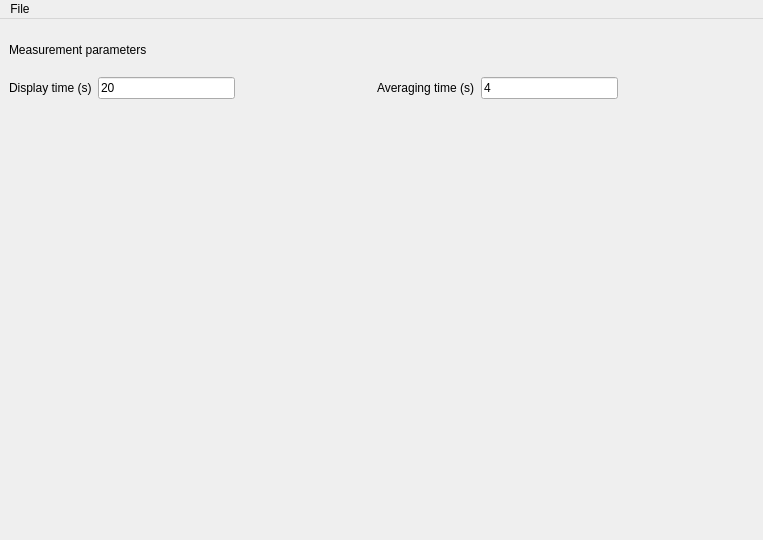
<?xml version="1.0" encoding="UTF-8"?>
<ui version="4.0">
 <class>MplMainWindow</class>
 <widget class="QMainWindow" name="MplMainWindow">
  <property name="geometry">
   <rect>
    <x>0</x>
    <y>0</y>
    <width>763</width>
    <height>540</height>
   </rect>
  </property>
  <property name="sizePolicy">
   <sizepolicy hsizetype="Fixed" vsizetype="Preferred">
    <horstretch>0</horstretch>
    <verstretch>0</verstretch>
   </sizepolicy>
  </property>
  <property name="windowTitle">
   <string>The Wonderful EX400 interface</string>
  </property>
  <widget class="QWidget" name="centralwidget">
   <layout class="QHBoxLayout" name="horizontalLayout_2">
    <item>
     <layout class="QVBoxLayout" name="verticalLayout_2" stretch="1,1,10">
      <item>
       <widget class="QLabel" name="label_5">
        <property name="baseSize">
         <size>
          <width>0</width>
          <height>100</height>
         </size>
        </property>
        <property name="text">
         <string>Measurement parameters</string>
        </property>
       </widget>
      </item>
      <item>
       <layout class="QHBoxLayout" name="horizontalLayout_3">
        <item>
         <widget class="QLabel" name="label">
          <property name="text">
           <string>Display time (s)</string>
          </property>
         </widget>
        </item>
        <item>
         <widget class="QLineEdit" name="lineEdit_displayTime">
          <property name="text">
           <string>20</string>
          </property>
         </widget>
        </item>
        <item>
         <spacer name="horizontalSpacer_2">
          <property name="orientation">
           <enum>Qt::Horizontal</enum>
          </property>
          <property name="sizeHint" stdset="0">
           <size>
            <width>40</width>
            <height>20</height>
           </size>
          </property>
         </spacer>
        </item>
        <item>
         <widget class="QLabel" name="label_7">
          <property name="text">
           <string>Averaging time (s)</string>
          </property>
         </widget>
        </item>
        <item>
         <widget class="QLineEdit" name="lineEdit_AveragingTime">
          <property name="text">
           <string>4</string>
          </property>
         </widget>
        </item>
        <item>
         <spacer name="horizontalSpacer">
          <property name="orientation">
           <enum>Qt::Horizontal</enum>
          </property>
          <property name="sizeHint" stdset="0">
           <size>
            <width>40</width>
            <height>20</height>
           </size>
          </property>
         </spacer>
        </item>
       </layout>
      </item>
      <item>
       <layout class="QHBoxLayout" name="horizontalLayout">
        <item>
         <widget class="MplWidget" name="mpl" native="true"/>
        </item>
       </layout>
      </item>
     </layout>
    </item>
   </layout>
  </widget>
  <widget class="QMenuBar" name="menubar">
   <property name="geometry">
    <rect>
     <x>0</x>
     <y>0</y>
     <width>763</width>
     <height>24</height>
    </rect>
   </property>
   <widget class="QMenu" name="menuFile">
    <property name="title">
     <string>File</string>
    </property>
    <addaction name="actionExport"/>
   </widget>
   <addaction name="menuFile"/>
  </widget>
  <action name="actionExport">
   <property name="text">
    <string>Export</string>
   </property>
  </action>
 </widget>
 <customwidgets>
  <customwidget>
   <class>MplWidget</class>
   <extends>QWidget</extends>
   <header>mplwidget</header>
   <container>1</container>
  </customwidget>
 </customwidgets>
 <resources/>
 <connections/>
 <slots>
  <slot>recordBaseline()</slot>
  <slot>measureAbsorbance()</slot>
  <slot>export()</slot>
  <slot>clearGraph()</slot>
  <slot>clearAllData()</slot>
  <slot>Abort()</slot>
 </slots>
</ui>
